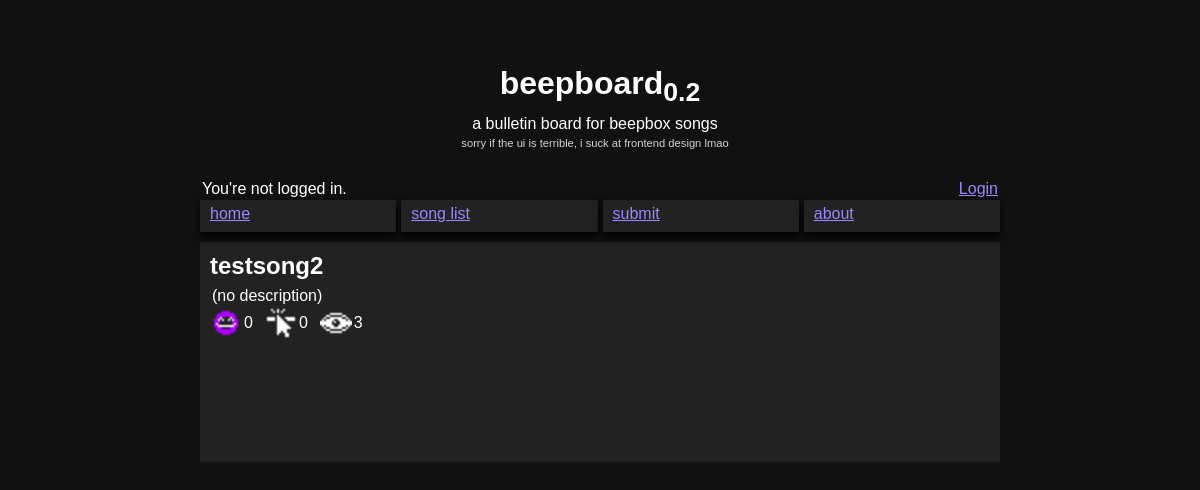
/viewsong.php?id=s_67f4182cadfb1, run on the app's committed database.
### tables this page shows
CREATE TABLE "songs" (
	"songid"	TEXT NOT NULL UNIQUE,
	"authorid"	TEXT NOT NULL,
	"views"	INTEGER NOT NULL DEFAULT 0,
	"likes"	INTEGER NOT NULL DEFAULT 0,
	"downloads"	INTEGER NOT NULL DEFAULT 0,
	"songurl"	TEXT NOT NULL,
	"createdtime"	INTEGER,
	"tags"	TEXT,
	"name"	TEXT,
	"summary"	TEXT,
	"featured"	INTEGER NOT NULL DEFAULT 0,
	"description"	TEXT,
	PRIMARY KEY("songid")
);

### functions.php (called while the page is built, shortened)
<?php
	if (!defined('BB_IMPORTED')) {
		$db = new SQLite3(DB_PATH);
		function BB_getSongdataById($id) {
			$result = BB_sqlStatement("SELECT * FROM songs WHERE songid = :id",
								array(':id' => $id));
			return $result ? $result->fetchArray() : false;
		}
		function BB_sqlStatement($statement, $params) {
			global $db;
			$st = $db->prepare($statement);
			foreach ($params as $param => $value) {
				$st->bindValue($param, $value);
			}
			return $st->execute();
		}
	}
?>

### public/viewsong.php (the view, shortened to what this page needs)
<?php
require '../header.php';
$data = BB_getSongdataById($_GET['id']);
?>
<article>
	<h1><?= $data['name'] ?> </h1>
	<p><?= $data['description'] ?> </p>
	<div class="horizontal">
		<img class="SongInteract" src="/assets/likes.png">
		<p class="SongCounter"> <?= $data['likes'] ?> </p>
		<img class="SongInteract" src="/assets/downloads.png">
		<p class="SongCounter"> <?= $data['downloads'] ?> </p>
		<img class="SongInteract" src="/assets/views.png">
		<p class="SongCounter"> <?= $data['views'] ?> </p>
	</div>
</article>

### public/style.css (style rules this page uses)
body { background-color: #111; font-family: 'B612', helvetica, sans-serif; color: white; font-size: 12pt; animation-name: load; }
h1 { margin: 0px; }
p { margin: 0px; margin-top: 5px; padding: 2px; margin-right: 10px; }
img { image-rendering: -moz-crisp-edges; image-rendering: crisp-edges; }
.SongInteract { width: 32px; height: 32px; }
.SongCounter { margin-right: 10px; }
.horizontal { display: flex; flex-direction: row; }

### header.php (style rules this page uses)
body { background-color: #111; }

### public/viewsong.php (style rules this page uses)
article { background-color: #222; width: calc(800px - 10px * 2); padding: 10px; min-height: 200px; }

### data on the page
songs: name "testsong2", description "(no description)", likes "0", downloads "0", views "3"
